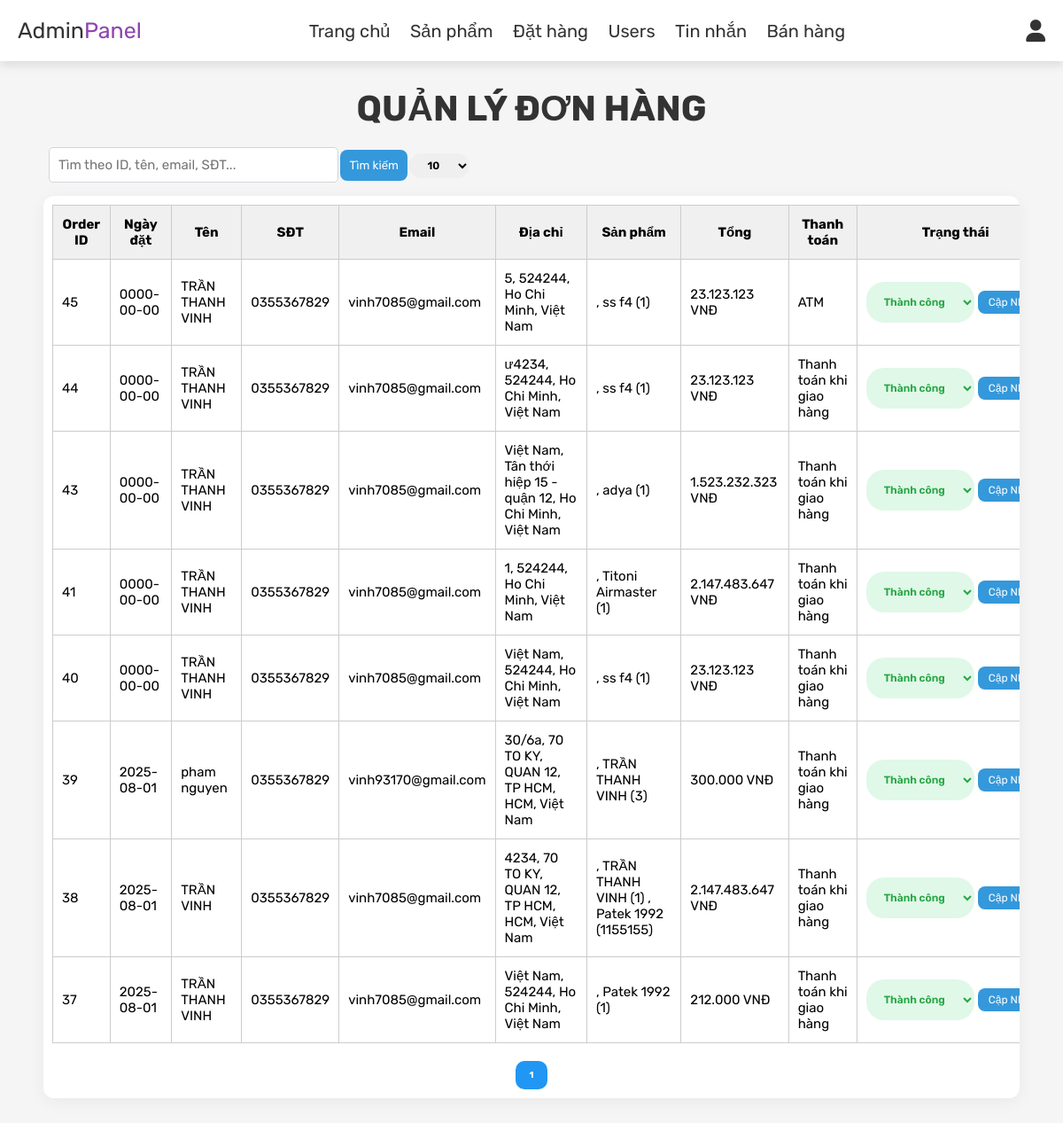
/project/admin_orders.php (signed in), run on an earlier commit of the app's database.
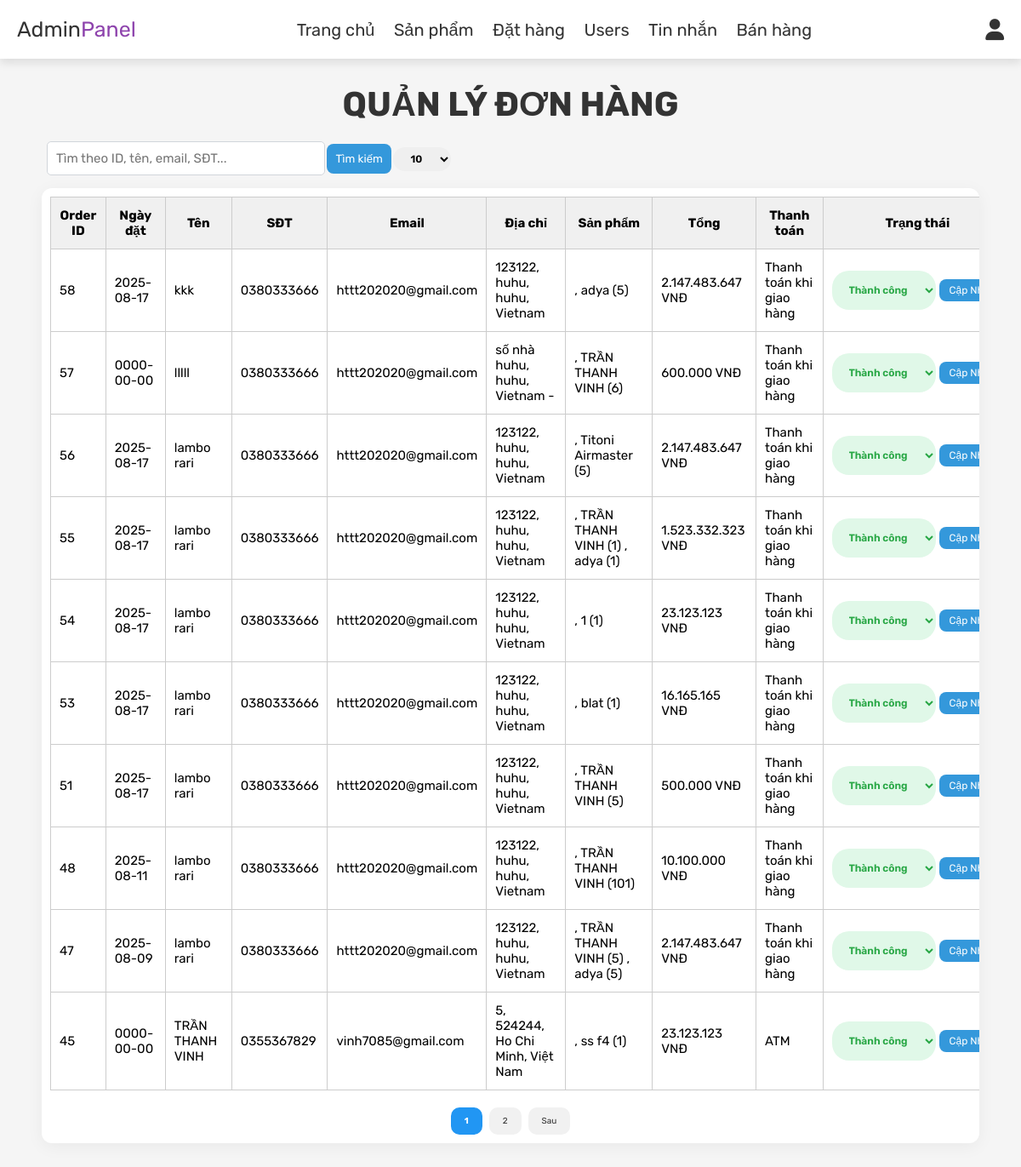
And on a later commit of the database.
### tables this page shows
CREATE TABLE `orders` (
  `id` int(100) NOT NULL,
  `user_id` int(100) NOT NULL,
  `name` varchar(100) NOT NULL,
  `number` varchar(12) NOT NULL,
  `email` varchar(100) NOT NULL,
  `method` varchar(50) NOT NULL,
  `address` varchar(500) NOT NULL,
  `total_products` varchar(1000) NOT NULL,
  `total_price` int(100) NOT NULL,
  `placed_on` date DEFAULT NULL,
  `payment_status` varchar(20) NOT NULL DEFAULT 'Đang duyệt'
);

### project/admin_orders.php (the view, shortened to what this page needs)
<?php
include 'config.php';
$search = isset($_GET['search']) ? mysqli_real_escape_string($conn, $_GET['search']) : '';
$whereClause = "";
$orders_per_page = isset($_GET['limit']) ? (int)$_GET['limit'] : 10;
$page = isset($_GET['page']) ? (int)$_GET['page'] : 1;
$start_from = ($page - 1) * $orders_per_page;
$total_orders_query = mysqli_query($conn, "SELECT * FROM `orders` $whereClause") or die('query failed');
$total_orders = mysqli_num_rows($total_orders_query);
$total_pages = ceil($total_orders / $orders_per_page);
$select_orders = mysqli_query($conn, "SELECT * FROM `orders` $whereClause ORDER BY id DESC LIMIT $start_from, $orders_per_page") or die('query failed');
?>
<!DOCTYPE html>
<html lang="en">
<head>
    <link rel="stylesheet" href="https://cdnjs.cloudflare.com/ajax/libs/font-awesome/6.0.0/css/all.min.css">
    <link rel="stylesheet" href="css/admin_style.css">
</head>
<body>
    <?php include 'admin_header.php'; ?>
    <section class="orders">
        <h1 class="title">Quản lý đơn hàng</h1>
        <form method="get" class="search-box" style="margin: 1rem 3.5rem; text-align: left;">
            <input type="text" name="search" placeholder="Tìm theo ID, tên, email, SĐT..."
                value="<?php echo htmlspecialchars($search); ?>">
            <button type="submit">Tìm kiếm</button>
            <select name="limit" onchange="this.form.submit()">
                <option value="10" <?php if ($orders_per_page == 10) echo 'selected'; ?>>10</option>
            </select>
        </form>
        <div class="table-container">
            <table class="orders-table">
                <thead>
                    <tr>
                        <th>Order ID</th>
                        <th>Ngày đặt</th>
                        <th>Tên</th>
                        <th>SĐT</th>
                        <th>Email</th>
                        <th>Địa chỉ</th>
                        <th>Sản phẩm</th>
                        <th>Tổng</th>
                        <th>Thanh toán</th>
                        <th>Trạng thái</th>
                    </tr>
                </thead>
                <tbody>
                    <?php if (mysqli_num_rows($select_orders) > 0): ?>
                    <?php while ($fetch_orders = mysqli_fetch_assoc($select_orders)): ?>
                    <tr>
                        <td><?php echo $fetch_orders['id']; ?></td>
                        <td><?php echo $fetch_orders['placed_on']; ?></td>
                        <td><?php echo $fetch_orders['name']; ?></td>
                        <td><?php echo $fetch_orders['number']; ?></td>
                        <td><?php echo $fetch_orders['email']; ?></td>
                        <td><?php echo $fetch_orders['address']; ?></td>
                        <td><?php echo $fetch_orders['total_products']; ?></td>
                        <td><?php echo number_format($fetch_orders['total_price'], 0, ',', '.'); ?> VNĐ</td>
                        <td><?php echo $fetch_orders['method']; ?></td>
                        <td>
                            <form method="post" style="display:flex; gap:4px;">
                                <select name="update_payment"
                                    class="<?php echo ($fetch_orders['payment_status'] == 'Thành công') ? 'status-success' : 'status-pending'; ?>">
                                    <option selected disabled><?php echo $fetch_orders['payment_status']; ?></option>
                                </select>
                                <input type="submit" name="update_order" value="Cập nhật" class="option-btn">
                            </form>
                        </td>
                    </tr>
                    <?php endwhile; ?>
                    <?php else: ?>
                    <tr>
                        <td colspan="11" style="text-align:center;">Không tìm thấy đơn hàng!</td>
                    </tr>
                    <?php endif; ?>
                </tbody>
            </table>
            <div class="pagination">
                <?php for ($i = 1; $i <= $total_pages; $i++): ?>
                <a href="?page=<?php echo $i; ?>&limit=<?php echo $orders_per_page; ?>&search=<?php echo urlencode($search); ?>"
                    class="<?php echo ($i == $page) ? 'active' : ''; ?>"><?php echo $i; ?></a>
                <?php endfor; ?>
                <?php if ($page < $total_pages): ?>
                <a
                    href="?page=<?php echo $page+1; ?>&limit=<?php echo $orders_per_page; ?>&search=<?php echo urlencode($search); ?>">Sau</a>
                <?php endif; ?>
            </div>
        </div>
    </section>
</body>
</html>

What changed in the data, as far as the page shows it:
no longer on this page (row unchanged): orders: id "44", placed_on "0000-00-00", name "TRẦN THANH VINH", number "0355367829", email "vinh7085@gmail.com", address "ư4234, 524244, Ho Chi Minh, Việt Nam", total_products ", ss f4 (1)", total_price "23.123.123", method "Thanh toán khi giao hàng", update_payment "Thành công"
no longer on this page (row unchanged): orders: id "43", placed_on "0000-00-00", name "TRẦN THANH VINH", number "0355367829", email "vinh7085@gmail.com", address "Việt Nam, Tân thới hiệp 15 - quận 12, Ho Chi Minh, Việt Nam", total_products ", adya (1)", total_price "1.523.232.323", method "Thanh toán khi giao hàng", update_payment "Thành công"
no longer on this page (row unchanged): orders: id "41", placed_on "0000-00-00", name "TRẦN THANH VINH", number "0355367829", email "vinh7085@gmail.com", address "1, 524244, Ho Chi Minh, Việt Nam", total_products ", Titoni Airmaster (1)", total_price "2.147.483.647", method "Thanh toán khi giao hàng", update_payment "Thành công"
no longer on this page (row unchanged): orders: id "40", placed_on "0000-00-00", name "TRẦN THANH VINH", number "0355367829", email "vinh7085@gmail.com", address "Việt Nam, 524244, Ho Chi Minh, Việt Nam", total_products ", ss f4 (1)", total_price "23.123.123", method "Thanh toán khi giao hàng", update_payment "Thành công"
no longer on this page (row unchanged): orders: id "39", placed_on "2025-08-01", name "pham nguyen", number "0355367829", email "vinh93170@gmail.com", address "30/6a, 70 TO KY, QUAN 12, TP HCM, HCM, Việt Nam", total_products ", TRẦN THANH VINH (3)", total_price "300.000", method "Thanh toán khi giao hàng", update_payment "Thành công"
no longer on this page (row unchanged): orders: id "38", placed_on "2025-08-01", name "TRẦN VINH", number "0355367829", email "vinh7085@gmail.com", address "4234, 70 TO KY, QUAN 12, TP HCM, HCM, Việt Nam", total_products ", TRẦN THANH VINH (1) , Patek 1992 (1155155)", total_price "2.147.483.647", method "Thanh toán khi giao hàng", update_payment "Thành công"
no longer on this page (row unchanged): orders: id "37", placed_on "2025-08-01", name "TRẦN THANH VINH", number "0355367829", email "vinh7085@gmail.com", address "Việt Nam, 524244, Ho Chi Minh, Việt Nam", total_products ", Patek 1992 (1)", total_price "212.000", method "Thanh toán khi giao hàng", update_payment "Thành công"
added orders: id "58", placed_on "2025-08-17", name "kkk", number "0380333666", email "httt202020@gmail.com", address "123122, huhu, huhu, Vietnam", total_products ", adya (5)", total_price "2.147.483.647", method "Thanh toán khi giao hàng", update_payment "Thành công"
added orders: id "57", placed_on "0000-00-00", name "lllll", number "0380333666", email "httt202020@gmail.com", address "số nhà huhu, huhu, Vietnam -", total_products ", TRẦN THANH VINH (6)", total_price "600.000", method "Thanh toán khi giao hàng", update_payment "Thành công"
added orders: id "56", placed_on "2025-08-17", name "lambo rari", number "0380333666", email "httt202020@gmail.com", address "123122, huhu, huhu, Vietnam", total_products ", Titoni Airmaster (5)", total_price "2.147.483.647", method "Thanh toán khi giao hàng", update_payment "Thành công"
added orders: id "55", placed_on "2025-08-17", name "lambo rari", number "0380333666", email "httt202020@gmail.com", address "123122, huhu, huhu, Vietnam", total_products ", TRẦN THANH VINH (1) , adya (1)", total_price "1.523.332.323", method "Thanh toán khi giao hàng", update_payment "Thành công"
added orders: id "54", placed_on "2025-08-17", name "lambo rari", number "0380333666", email "httt202020@gmail.com", address "123122, huhu, huhu, Vietnam", total_products ", 1 (1)", total_price "23.123.123", method "Thanh toán khi giao hàng", update_payment "Thành công"
added orders: id "53", placed_on "2025-08-17", name "lambo rari", number "0380333666", email "httt202020@gmail.com", address "123122, huhu, huhu, Vietnam", total_products ", blat (1)", total_price "16.165.165", method "Thanh toán khi giao hàng", update_payment "Thành công"
added orders: id "51", placed_on "2025-08-17", name "lambo rari", number "0380333666", email "httt202020@gmail.com", address "123122, huhu, huhu, Vietnam", total_products ", TRẦN THANH VINH (5)", total_price "500.000", method "Thanh toán khi giao hàng", update_payment "Thành công"
added orders: id "48", placed_on "2025-08-11", name "lambo rari", number "0380333666", email "httt202020@gmail.com", address "123122, huhu, huhu, Vietnam", total_products ", TRẦN THANH VINH (101)", total_price "10.100.000", method "Thanh toán khi giao hàng", update_payment "Thành công"
added orders: id "47", placed_on "2025-08-09", name "lambo rari", number "0380333666", email "httt202020@gmail.com", address "123122, huhu, huhu, Vietnam", total_products ", TRẦN THANH VINH (5) , adya (5)", total_price "2.147.483.647", method "Thanh toán khi giao hàng", update_payment "Thành công"
Also different on the page:
new list line: "2"
text now shown: "Sau"
